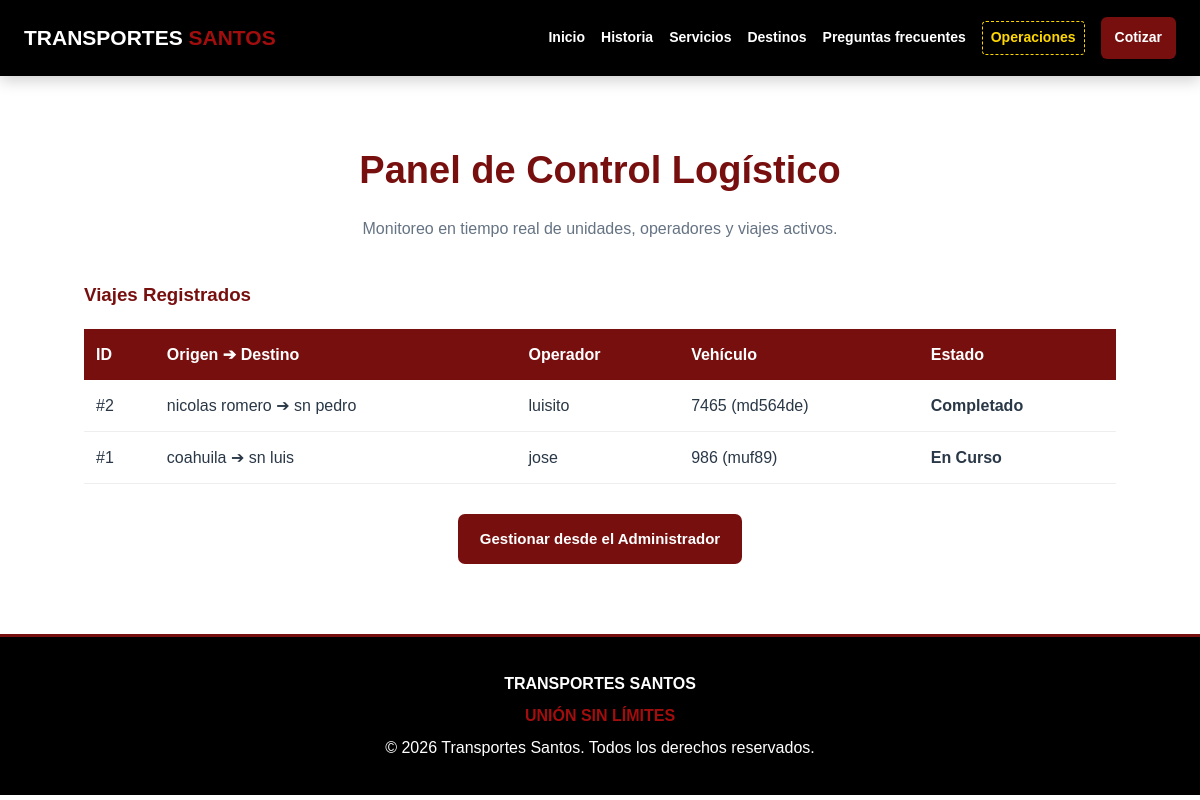
/operaciones/ (signed in), run on the app's committed database.
### inicio/models.py (models this page shows, shortened)
class Viaje(models.Model):
    ESTADOS_VIAJE = [
        ('programado', 'Programado'),
        ('en_curso', 'En Curso'),
        ('completado', 'Completado'),
        ('cancelado', 'Cancelado'),
    ]
    origen = models.CharField(max_length=100)
    destino = models.CharField(max_length=100)
    operador = models.ForeignKey(
        Operador, on_delete=models.PROTECT, related_name='viajes'
    )
    vehiculo = models.ForeignKey(
        Vehiculo, on_delete=models.PROTECT, related_name='viajes'
    )
    fecha_salida = models.DateTimeField()
    fecha_llegada_estimada = models.DateTimeField()
    estado = models.CharField(
        max_length=20, choices=ESTADOS_VIAJE, default='programado'
    )

class Operador(models.Model):
    ESTADOS_OPERADOR = [
        ('activo', 'Activo'),
        ('en_viaje', 'En Viaje'),
        ('inactivo', 'Inactivo'),
    ]
    nombre = models.CharField(max_length=100)
    telefono = models.CharField(max_length=20)
    licencia = models.CharField(max_length=50, unique=True)
    tipo_licencia = models.CharField(max_length=20)
    estado = models.CharField(
        max_length=20, choices=ESTADOS_OPERADOR, default='activo'
    )

class Vehiculo(models.Model):
    ESTADOS_VEHICULO = [
        ('disponible', 'Disponible'),
        ('en_ruta', 'En Ruta'),
        ('mantenimiento', 'Mantenimiento'),
    ]
    placas = models.CharField(max_length=20, unique=True)
    tipo = models.CharField(max_length=50)  # Tráiler, Torton, Camioneta, etc.
    capacidad_carga_toneladas = models.DecimalField(
        max_digits=5, decimal_places=2
    )
    estado = models.CharField(
        max_length=20, choices=ESTADOS_VEHICULO, default='disponible'
    )

### inicio/views.py (the view)
# urls.py: path('operaciones/', views.operaciones_dashboard, name='operaciones_dashboard'),
@staff_member_required
def operaciones_dashboard(request):
    viajes = Viaje.objects.all().order_by('-fecha_salida')
    vehiculos = Vehiculo.objects.all()
    operadores = Operador.objects.all()
    contexto = {
        'viajes': viajes,
        'vehiculos': vehiculos,
        'operadores': operadores,
    }
    return render(request, 'inicio/operaciones.html', contexto)

### inicio/templates/inicio/operaciones.html (shortened to what this page needs)
{% extends 'inicio/base.html' %}
{% block contenido %}
<section>
    <div class="contenedor">
        <h2>Panel de Control Logístico</h2>
        <p class="subtitulo">Monitoreo en tiempo real de unidades, operadores y viajes activos.</p>
        <h3 style="margin-top: 40px;">Viajes Registrados</h3>
        <div style="overflow-x: auto;">
            <table style="width: 100%; border-collapse: collapse; margin-top: 10px; background: #fff; box-shadow: 0 4px 10px rgba(0,0,0,0.05);">
                <thead>
                    <tr style="background: var(--vino); color: white; text-align: left;">
                        <th style="padding: 12px;">ID</th>
                        <th style="padding: 12px;">Origen ➔ Destino</th>
                        <th style="padding: 12px;">Operador</th>
                        <th style="padding: 12px;">Vehículo</th>
                        <th style="padding: 12px;">Estado</th>
                    </tr>
                </thead>
                <tbody>
                    {% for viaje in viajes %}
                    <tr style="border-bottom: 1px solid #eee;">
                        <td style="padding: 12px;">#{{ viaje.id }}</td>
                        <td style="padding: 12px;">{{ viaje.origen }} ➔ {{ viaje.destino }}</td>
                        <td style="padding: 12px;">{{ viaje.operador.nombre }}</td>
                        <td style="padding: 12px;">{{ viaje.vehiculo.tipo }} ({{ viaje.vehiculo.placas }})</td>
                        <td style="padding: 12px;"><strong>{{ viaje.get_estado_display }}</strong></td>
                    </tr>
                    {% empty %}
                    <tr>
                        <td colspan="5" style="padding: 20px; text-align: center; color: #777;">No hay viajes registrados todavía. Da de alta algunos desde el panel de administración.</td>
                    </tr>
                    {% endfor %}
                </tbody>
            </table>
        </div>
        <div style="margin-top: 30px; text-align: center;">
            <a href="/admin/" class="boton" target="_blank">Gestionar desde el Administrador</a>
        </div>
    </div>
</section>
{% endblock %}

### inicio/templates/inicio/base.html (shortened to what this page needs)
<!DOCTYPE html>
<html lang="es">
<head>
</head>
<body>
<header>
    <nav>
        <a href="{% url 'home' %}" class="logo">
            TRANSPORTES <span>SANTOS</span>
        </a>
        <div class="menu">
            <a href="{% url 'home' %}">Inicio</a>
            <a href="{% url 'historia' %}">Historia</a>
            <a href="{% url 'servicios' %}">Servicios</a>
            <a href="{% url 'destinos' %}">Destinos</a>
            <a href="{% url 'preguntas' %}">Preguntas frecuentes</a>
          {% if user.is_staff %}
    <a href="{% url 'operaciones_dashboard' %}" style="color: #FFD700; border: 1px dashed #FFD700; padding: 4px 8px; border-radius: 4px;">Operaciones</a>
{% endif %}
            <a href="{% url 'cotizacion' %}" class="btn-menu">Cotizar</a>
        </div>
    </nav>
</header>
<main>
    {% block contenido %}{% endblock %}
</main>
<footer>
    <p><strong>TRANSPORTES SANTOS</strong></p>
    <p class="frase">UNIÓN SIN LÍMITES</p>
    <p>&copy; 2026 Transportes Santos. Todos los derechos reservados.</p>
</footer>
</body>
</html>

### inicio/templates/inicio/base.html (style rules this page uses)
:root { --vino: #780F0F; --negro: #000000; --blanco: #FFFFFF; --rojo-intenso: #A20D0D; --gris-claro: #F5F5F5; --texto: #293746; }
* { margin: 0; padding: 0; box-sizing: border-box; scroll-behavior: smooth; }
body { font-family: Arial, sans-serif; color: var(--texto); line-height: 1.7; background: var(--blanco); }
header { position: fixed; top: 0; left: 0; width: 100%; z-index: 1000; background: var(--negro); box-shadow: 0 4px 15px #0003; }
nav { max-width: 1250px; min-height: 76px; margin: auto; padding: 12px 24px; display: flex; align-items: center; justify-content: space-between; gap: 20px; }
.logo { color: var(--blanco); text-decoration: none; font-size: 21px; font-weight: bold; white-space: nowrap; }
.logo span { color: var(--rojo-intenso); }
.menu { display: flex; align-items: center; justify-content: center; gap: 16px; flex-wrap: wrap; }
.menu a { color: var(--blanco); text-decoration: none; font-size: 14px; font-weight: bold; transition: .2s; }
.menu .btn-menu { background: var(--vino); padding: 9px 14px; border-radius: 6px; color: var(--blanco); }
main { padding-top: 76px; min-height: 75vh; }
section { padding: 70px 7%; }
.contenedor { max-width: 1150px; margin: auto; }
h1, h2, h3 { line-height: 1.3; }
h2 { color: var(--vino); text-align: center; font-size: clamp(28px, 4vw, 38px); margin-bottom: 20px; }
h3 { color: var(--vino); margin-bottom: 12px; }
.subtitulo { max-width: 760px; margin: 0 auto 35px; text-align: center; color: #657383; }
.boton { display: inline-block; background: var(--vino); color: var(--blanco); border: none; border-radius: 7px; padding: 12px 22px; text-decoration: none; font-weight: bold; font-size: 15px; cursor: pointer; transition: .2s; }
footer { background: var(--negro); color: var(--blanco); text-align: center; padding: 28px 18px; border-top: 3px solid var(--vino); }
footer p { margin: 5px; }
footer .frase { color: var(--rojo-intenso); font-weight: bold; }

### data on the page
Viaje: id "2", origen "nicolas romero", destino "sn pedro", operador.nombre "luisito", vehiculo.tipo "7465", vehiculo.placas "md564de", estado "Completado"
Viaje: id "1", origen "coahuila", destino "sn luis", operador.nombre "jose", vehiculo.tipo "986", vehiculo.placas "muf89", estado "En Curso"
